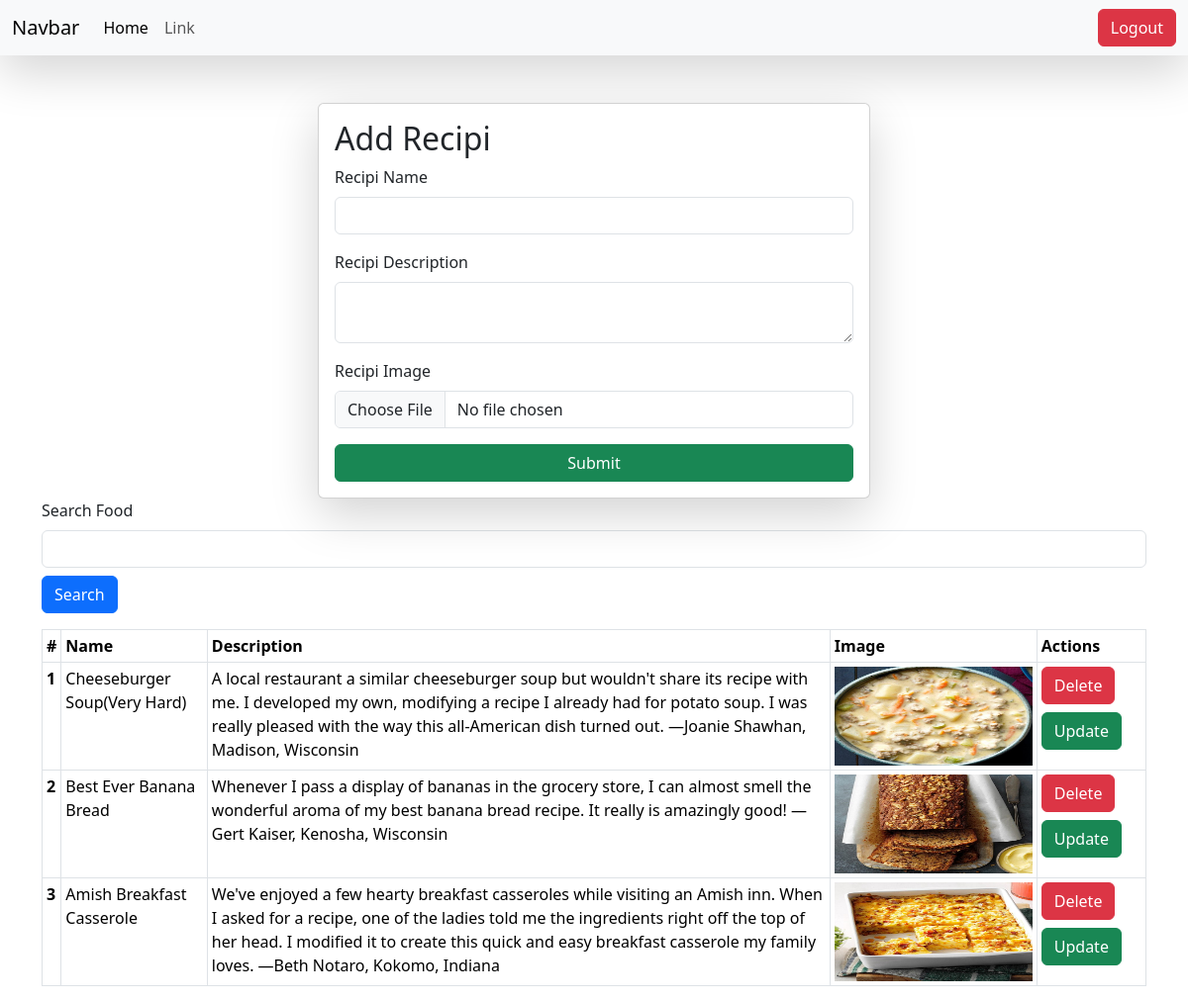
Page /recipi/ (signed in) on the committed database.
### recipiapp/models.py (models this page shows)
class Recipies(models.Model):
    user =models.ForeignKey(User, on_delete = models.SET_NULL, null = True, blank= True)
    recipi_name = models.CharField(max_length = 100)
    recipi_description = models.TextField()
    recipi_image = models.ImageField(upload_to='recipi')

### recipiapp/views.py (the view, shortened to what this page needs)
# urls.py: path('recipi/',recipipage, name='recipi'),
@login_required(login_url='login')
def recipipage(request):
    queryset = Recipies.objects.all()
    if request.GET.get('search'):
        queryset = queryset.filter(recipi_name__icontains = request.GET.get('search'))
    return render(request, 'recipi.html',{'title':'Recipi Page','recipies':queryset})

### recipiapp/templates/recipi.html (shortened to what this page needs)
{% extends 'base.html'%} {% block body %}
<nav class="navbar navbar-expand-lg bg-body-tertiary shadow-lg">
  <div class="container-fluid">
    <a class="navbar-brand" href="#">Navbar</a>
    <div class="collapse navbar-collapse" id="navbarSupportedContent">
      <ul class="navbar-nav me-auto mb-2 mb-lg-0">
        <li class="nav-item">
          <a class="nav-link active" aria-current="page" href="#">Home</a>
        </li>
        <li class="nav-item">
          <a class="nav-link" href="#">Link</a>
        </li>
          </ul>
        {% if request.user.is_authenticated %}
       <a href="/logout/"><button class="btn btn-danger">Logout</button></a>
          {% else %}
               <a href="/login/"> <button class="btn btn-primary">Login</button></a>
          {% endif %}
    </div>
  </div>
</nav>
<div class="container mt-5">
  <form
    class="col-6 mx-auto card p-3 shadow-lg"
    method="post"
    ,
    enctype="multipart/form-data"
  >
    <h2>Add Recipi</h2>
    <div class="mb-3">
      <label for="exampleInputEmail1" class="form-label">Recipi Name</label>
      <input
        type="text"
        required
        name="recipi_name"
        class="form-control"
        id="exampleInputEmail1"
        aria-describedby="emailHelp"
      />
    </div>
    <div class="mb-3">
      <label for="exampleInputPassword1" class="form-label"
        >Recipi Description</label
      >
      <textarea
        name="recipi_description"
        required
        class="form-control"
      ></textarea>
    </div>
    <div class="mb-3">
      <label for="exampleInputPassword1" class="form-label">Recipi Image</label>
      <input type="file" name="recipi_image" class="form-control" />
    </div>
    <button type="submit" class="btn btn-success">Submit</button>
  </form>
  <form action="">
    <div class="mb-3">
      <label for="exampleInputPassword1" class="form-label">Search Food</label>
      <input type="search" name="search" class="form-control" />
      <button type="submit" class="btn btn-primary mt-2">Search</button>
    </div>
  </form>
  <table class="table table-bordered table-sm">
    <thead>
      <tr>
        <th scope="col">#</th>
        <th scope="col">Name</th>
        <th scope="col">Description</th>
        <th scope="col">Image</th>
        <th scope="col">Actions</th>
      </tr>
    </thead>
    <tbody>
      {% for r in recipies %}
      <tr>
        <th scope="row">{{forloop.counter}}</th>
        <td>{{r.recipi_name}}</td>
        <td>{{r.recipi_description}}</td>
        <td>
          <img height="100" width="200" src="/media/{{r.recipi_image}}" />
        </td>
        <td>
          <a href="/deleterecipi/{{r.id}}"
            ><button class="btn btn-danger">Delete</button></a
          >
          <a href="/updaterecipi/{{r.id}}"
            ><button class="btn btn-success mt-2">Update</button></a
          >
        </td>
      </tr>
      {% endfor %}
    </tbody>
  </table>
</div>
{% endblock %}

### home/templates/base.html (shortened to what this page needs)
<!DOCTYPE html>
<html lang="en">
  <head>
    <link
      href="https://cdn.jsdelivr.net/npm/bootstrap@5.3.2/dist/css/bootstrap.min.css"
      rel="stylesheet"
    />
  </head>
  <body>
    {% block body %} {% endblock %}
  </body>
</html>

### rows in the picture
Recipies: recipi_name "Cheeseburger Soup(Very Hard)", recipi_description "A local restaurant a similar cheeseburger soup but wouldn't share its recipe with me. I developed my own, modifying a recipe I already had for potato soup. I was really pleased with the way this all-American dish turned out. —Joanie Shawhan, Madison, Wisconsin", recipi_image (picture)
Recipies: recipi_name "Best Ever Banana Bread", recipi_description "Whenever I pass a display of bananas in the grocery store, I can almost smell the wonderful aroma of my best banana bread recipe. It really is amazingly good! —Gert Kaiser, Kenosha, Wisconsin", recipi_image (picture)
Recipies: recipi_name "Amish Breakfast Casserole", recipi_description "We've enjoyed a few hearty breakfast casseroles while visiting an Amish inn. When I asked for a recipe, one of the ladies told me the ingredients right off the top of her head. I modified it to create this quick and easy breakfast casserole my family loves. —Beth Notaro, Kokomo, Indiana", recipi_image (picture)
